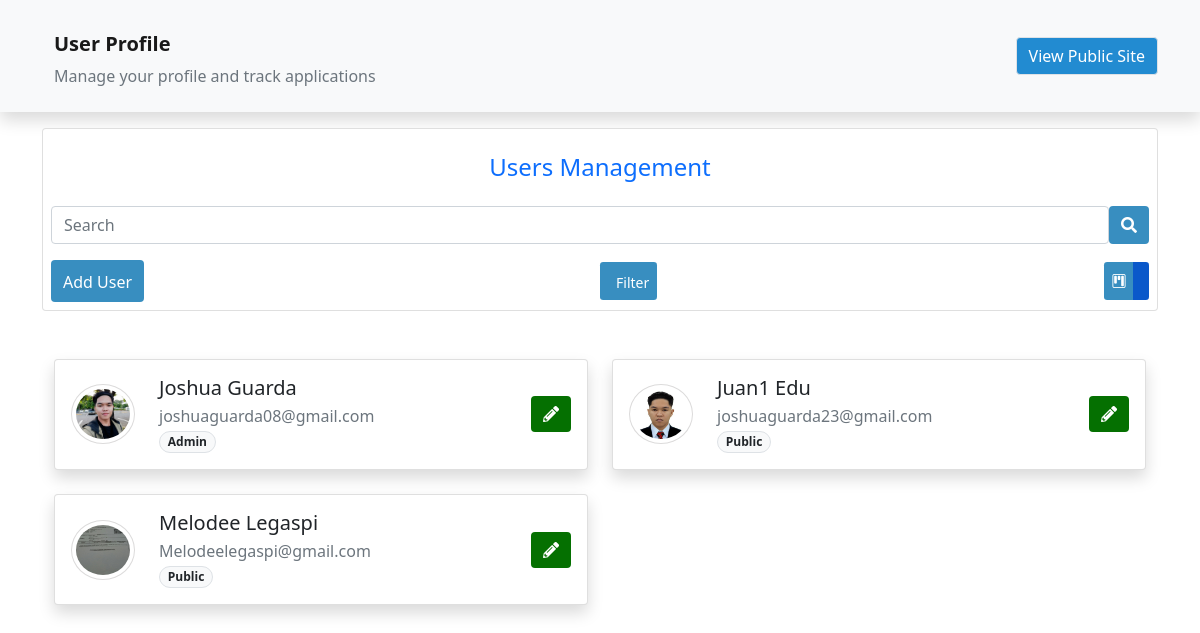
Before: /admin-get-users/ (signed in) with the older database file.
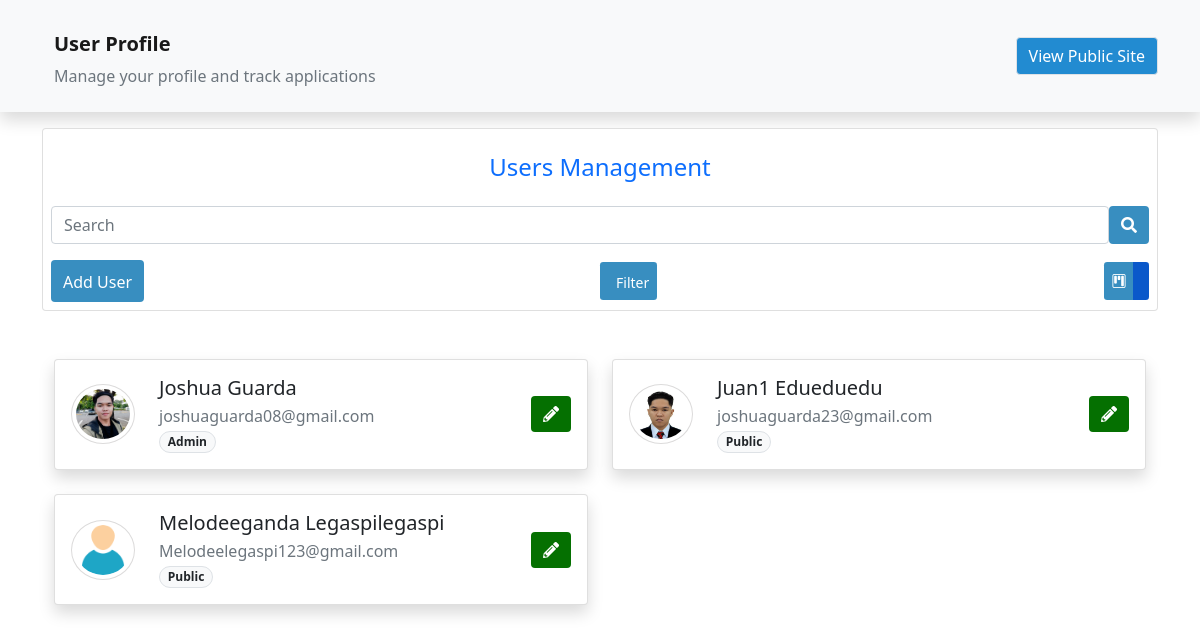
After: the same page with the newer database file.
### my_app/models.py (models this page shows, shortened)
class Users(db.Model,UserMixin):
    id = db.Column(db.Integer(),primary_key=True)
    firstname=db.Column(db.String(length=30),nullable=False)
    lastname=db.Column(db.String(length=30),nullable=False)
    email_address=db.Column(db.String(length=51),nullable=False)
    password_hash=db.Column(db.String(length=30),nullable=False)
    address_1 = db.Column(db.String(length=120),nullable=True)
    address_2 = db.Column(db.String(length=100),nullable=True)
    brgy_id = db.Column(db.String(),nullable=True)
    munci_id = db.Column(db.String(),nullable=True)
    prov_id = db.Column(db.String(),nullable=True)
    zipcode = db.Column(db.String(),nullable=True)
    mobile_number = db.Column(db.String(length=11),nullable=True)
    phone_number = db.Column(db.String(length=8),nullable=True)
    profile_picture =db.Column(db.String(),nullable=True)
    department_id =db.Column(db.Integer(),db.ForeignKey('department.id'))
    department = db.relationship('Department')
    user_type_id = db.Column(db.Integer(),db.ForeignKey('usertype.id'))
    user_type = db.relationship('Usertype')
    creation_date = db.Column(db.Date(),nullable=False)
    write_date =  db.Column(db.Date(),nullable=False)
    @property
    def password(self):
        raise AttributeError("Password is write-only.")

class Usertype(db.Model):
    id = db.Column(db.Integer(),primary_key=True)
    name=db.Column(db.String(length=30),unique=True,nullable=False)
    user_type=db.relationship('Users',backref='desig_user',lazy=True)
    def __str__(self):
        return self.name

### my_app/routes.py (the view)
@app.route('/admin-get-users/', methods=["GET"])
@login_required
def admin_dashboard_manage_users():
    users = Users.query.all()
    return render_template('admin/admin_users_management.html', users=users)

### my_app/models.py (called while the page is built)
@login_manager.user_loader
def load_user(user_id):
    return Users.query.get(int(user_id))

### my_app/templates/admin/admin_users_management.html (shortened to what this page needs)
{% extends "admin/admin_dashboard.html"%}
{% block nav%}
<li class="nav-item">
    <button id="nav-btn" type="button" class="btn btn-light fw-normal border" onclick="location.href='{{ url_for('home_page') }}'">
    View Public Site
    </button>
</li>
{% endblock%}
{% block section %}
<section id="UsersManagement">
    <div class="container">
        <div class="row pt-3">
            <div class="col-12">
                <div class="card users-management">
                    <div class="card-body p-2">
                        <div class="text-center">
                            <h4 class="py-3 text-primary">Users Management</h4>
                            <div class="d-flex">
                                <input type="text" class="form-control" placeholder="Search">
                                <button class="btn btn-primary" type="button">
                                    <i class="fas fa-search"></i>
                                </button>
                            </div>
                        </div>
                        <div class="d-flex justify-content-between align-items-center mt-3 flex-wrap">
                            <button type="button" class="btn btn-primary d-none d-md-block" data-bs-toggle="modal" data-bs-target="#CreateUser">Add User</button>
                            <div class="d-none d-md-flex justify-content-between w-50">
                                <div class="btn-group" role="group" aria-label="Basic outlined example">
                                    <button type="button" class="btn btn-sm btn-primary">
                                        <span class="ms-2">Filter</span>
                                    </button>
                                </div>
                                <div class="btn-group" role="group" aria-label="Basic outlined example">
                                    <button id="btn-UsersKanbanView" type="button" class="btn btn-sm btn-primary " data-bs-toggle="tooltip" title="Kanban View">
                                        <i class="bi bi-kanban"></i>
                                    </button>
                                    <button id="btn-UsersTreeView" type="button" class="btn btn-sm btn-primary active" data-bs-toggle="tooltip" title="List View">
                                    </button>
                                </div>
                            </div>
                        </div>
                    </div>
                </div>
            </div>
        </div>
        <section id="UsersManagementKanbanView" class="container">
            <div class="row row-cols-1 row-cols-lg-2 g-4 py-5">
                {% for user in users %}
                    <div class="col">
                        <div class="card shadow h-100">
                            <div class="card-body">
                                <div class="d-flex flex-wrap align-items-center justify-content-between">
                                    <div class="d-flex align-items-center flex-wrap flex-grow-1 min-w-0">
                                        <img src="{{
                                        url_for('static', filename='uploads/avatars/' + user.profile_picture)
                                        if user.profile_picture
                                        else url_for('static', filename='builtin/icons/person.png')
                                        }}"
                                        onerror="this.onerror=null; this.src='{{ url_for('static', filename='builtin/icons/person.png') }}';"
                                        class="rounded-circle me-3 p-1"
                                        style="border: 1px solid {{ user.department.color if user.department and user.department.color else '#dcdbdb' }};"
                                        width="64" height="60">
                                        <div class="px-2">
                                            <h5 class="mb-1">{{ user.firstname|capitalize }} {{ user.lastname|capitalize }}</h5>
                                            <p class="text-muted mb-0">{{ user.email_address }}</p>
                                            <p class="text-muted mb-0">
                                                <span class="badge border rounded-pill bg-light text-dark">{{ user.user_type|capitalize }}</span>
                                            </p>
                                        </div>
                                    </div>
                                    <div class="btn-group gap-1 mt-3 mt-md-0">
                                        <button type="button" class="userinfo btn btn-success" onclick="openUserModal({{user.id}})">
                                            <i class="fas fa-pencil-alt"></i>
                                        </button>
                                    </div>
                                </div>
                            </div>
                        </div>
                    </div>
                {% endfor %}
            </div>
        </section>
    </div>
</section>
{% endblock%}

### my_app/templates/admin/admin_dashboard.html (shortened to what this page needs)
{% extends "dashboard/base_dashboard.html"%}

### my_app/templates/dashboard/base_dashboard.html (shortened to what this page needs)
{% extends "base.html"%}
{% block content %}
    <nav class="navbar navbar-expand-lg navbar-light bg-light shadow p-4 custom-nav-class">
        <div class="container">
            {% if current_user.user_type.name=='admin' or current_user.user_type.name=='internal'%}
                <div class="d-flex w-100 justify-content-between align-items-center position-relative">
                    <button class="btn btn-light d-flex justify-content-center align-items-center p-2 dashboard_side_btn" type="button" data-bs-toggle="offcanvas" data-bs-target="#offcanvasScrolling" aria-controls="offcanvasScrolling">
                        <img src="{{ url_for('static', filename='builtin/icons/menu-button.png') }}" width="20" alt="Menu Icon">
                    </button>
                    <div class="position-absolute start-50 translate-middle-x text-center">
                        <a class="navbar-brand fw-bold mb-0 text-dark" href="{{ url_for('admin_dashboard') }}">
                            <span>{{ current_user.user_type|capitalize }}</span> Dashboard
                        </a>
                        <div class="text-muted small">Welcome back, {{ current_user.firstname|capitalize }}</div>
                    </div>
                    <button class="navbar-toggler" type="button" data-bs-toggle="collapse" data-bs-target="#navbarNavAltMarkup" aria-controls="navbarNavAltMarkup" aria-expanded="false" aria-label="Toggle navigation">
                        <span class="navbar-toggler-icon"></span>
                    </button>
                </div>
            {% else %}
                <div class="container-fluid">
                    <div class="d-flex justify-content-between align-items-center">
                        <div class="d-flex flex-column w-75">
                            <a class="navbar-brand fw-bold" href="{{url_for('admin_dashboard')}}">User Profile</a>
                            <span class="text-sm text-muted UserProf">Manage your profile and track applications</span>
                        </div>
                    </div>
                </div>
            {% endif %}
            <div class="collapse navbar-collapse justify-content-center custom-nav-list-dashboard text-nowrap" id="navbarNavAltMarkup">
                <ul class="navbar-nav ms-auto">
                    {% block nav%}
                    {% endblock%}
                </ul>
            </div>
        </div>
    </nav>
    <section class="main-content">
    {% block section %}
    {% endblock%}
    </section>
{% endblock%}

### my_app/templates/base.html (shortened to what this page needs)
<!DOCTYPE html>
<html lang="en">
<head>
    <link href="https://cdn.jsdelivr.net/npm/bootstrap@5.0.2/dist/css/bootstrap.min.css" rel="stylesheet">
    <link href="https://use.fontawesome.com/releases/v5.6.3/css/all.css" rel="stylesheet">
    <link rel="stylesheet" href="https://cdn.jsdelivr.net/npm/bootstrap-icons@1.3.0/font/bootstrap-icons.css">
    <link href="https://cdn.jsdelivr.net/npm/remixicon@3.2.0/fonts/remixicon.css" rel="stylesheet">
    <link href="https://cdn.datatables.net/1.13.8/css/dataTables.bootstrap5.min.css" rel="stylesheet">
    <link rel="stylesheet" href="https://cdn.datatables.net/select/1.7.0/css/select.bootstrap5.min.css" />
    <link href="https://cdn.jsdelivr.net/npm/x-editable-bs5@1.5.8/dist/bootstrap5-editable/css/bootstrap-editable.css" rel="stylesheet">
    <link rel= "stylesheet" href= "{{ url_for('static',filename='style.css') }}">
</head>
<body>
    {% block content%}
    {% endblock%}
</body>
</html>

### my_app/static/style.css (style rules this page uses)
* { padding: 0; margin: 0; box-sizing: border-box; }
#nav-btn { color: #ffffff; background-color: #228bd1; white-space: nowrap; }
.main-content,.navbar { transition: margin 0.3s ease; }
.btn-primary, .btn-primary:focus, .btn-primary:active, .btn-primary:focus:active, .btn-primary:focus-visible { background-color: #388ec0; border: none; outline: none; box-shadow: none; transition: transform 0.3s ease, box-shadow 0.2s ease; }
.btn-success, .btn-success:focus, .btn-success:active, .btn-success:focus:active, .btn-success:focus-visible { background-color: #057001; border: none; outline: none; box-shadow: none; transition: transform 0.3s ease, box-shadow 0.2s ease; }

Changed rows visible on the page:
changed Users "Juan1": lastname "Edu" → "Edueduedu"
changed Users: profile_picture: picture removed, a placeholder shows; firstname "Melodee" → "Melodeeganda"; lastname "Legaspi" → "Legaspilegaspi"; email_address "Melodeelegaspi@gmail.com" → "Melodeelegaspi123@gmail.com"
